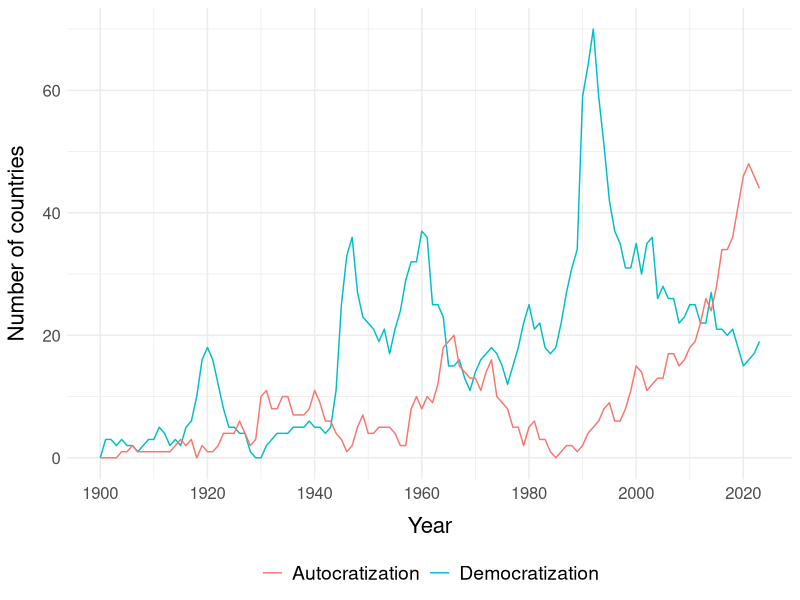
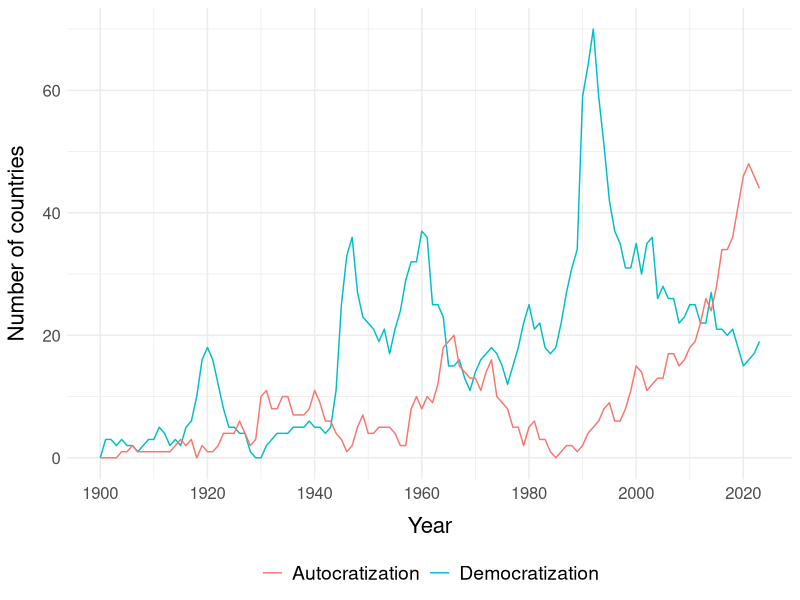

These charts were generated, in order, by the following R code:
# Load required packages
library(ggplot2) # Package visualizations

# Read the processed democracy data
democracy_data <- read.csv("analysis/input/democracy_data.csv")

# Create a line plot showing trends in democratic and autocratic episodes over time
figure_2 <- ggplot(democracy_data, aes(x = year)) +
  geom_line(aes(y = dem_ep, color = "Democratization")) +
  geom_line(aes(y = aut_ep, color = "Autocratization")) +
  labs(x = "Year", y = "Number of countries", color = NULL) +
  scale_x_continuous(breaks = seq(1900, 2025, by = 20)) +
  theme_minimal() +
  theme(
    legend.position = "bottom",
    legend.text = element_text(size = 14),       # Increase legend text size
    axis.title.x = element_text(size = 16, margin = margin(t = 10)),  # Increase x-axis label size
    axis.title.y = element_text(size = 16, margin = margin(r = 10)),  # Increase y-axis label size
    axis.text = element_text(size = 12)          # Increase axis tick labels
  )

# Save the plot as PDF and PNG file
ggsave("analysis/output/figure_2.pdf", plot = figure_2)
ggsave("analysis/output/figure_2.png", plot = figure_2)
